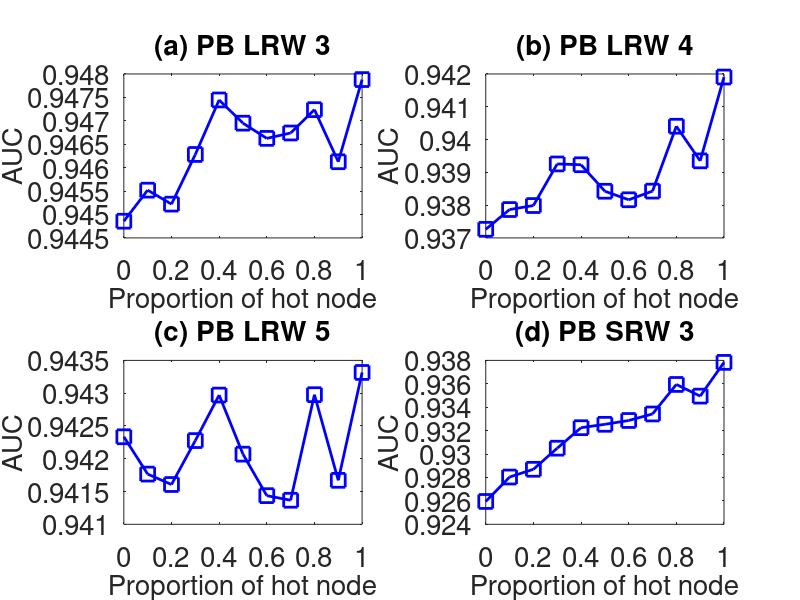

Reproduce this figure in MATLAB.
subplot(2,2,1);
x=0:0.1:1;
y=[0.9448565
0.9455195
0.945221
0.9462815
0.9474455
0.9469495
0.946625
0.94674
0.9472385
0.946126
0.9478805

];
plot(x,y,'-bs','LineWidth',2,'MarkerSize',10);
set(gca,'FontSize',20);
xlabel('Proportion of hot node','fontsize',20);
ylabel('AUC','fontsize',20);
title('(a) PB LRW 3','fontsize',20);

subplot(2,2,2);
x=0:0.1:1;
y=[0.937262
0.937865
0.937987
0.939256
0.939231
0.938423
0.938163
0.938427
0.940406
0.93935
0.941907

];
plot(x,y,'-bs','LineWidth',2,'MarkerSize',10);
set(gca,'FontSize',20);
xlabel('Proportion of hot node','fontsize',20);
ylabel('AUC','fontsize',20);
title('(b) PB LRW 4','fontsize',20);

subplot(2,2,3);
x=0:0.1:1;
y=[0.942335
0.941766
0.941607
0.942277
0.942971
0.94207
0.941437
0.941367
0.942977
0.941671
0.943316

];
plot(x,y,'-bs','LineWidth',2,'MarkerSize',10);
set(gca,'FontSize',20);
xlabel('Proportion of hot node','fontsize',20);
ylabel('AUC','fontsize',20);
title('(c) PB LRW 5','fontsize',20);


subplot(2,2,4);
x=0:0.1:1;
y=[0.925951
0.9280385
0.9287
0.9305015
0.932251
0.932541
0.932867
0.933424
0.9359445
0.934948
0.9378305

];
plot(x,y,'-bs','LineWidth',2,'MarkerSize',10);
set(gca,'FontSize',20);
xlabel('Proportion of hot node','fontsize',20);
ylabel('AUC','fontsize',20);
title('(d) PB SRW 3','fontsize',20);
